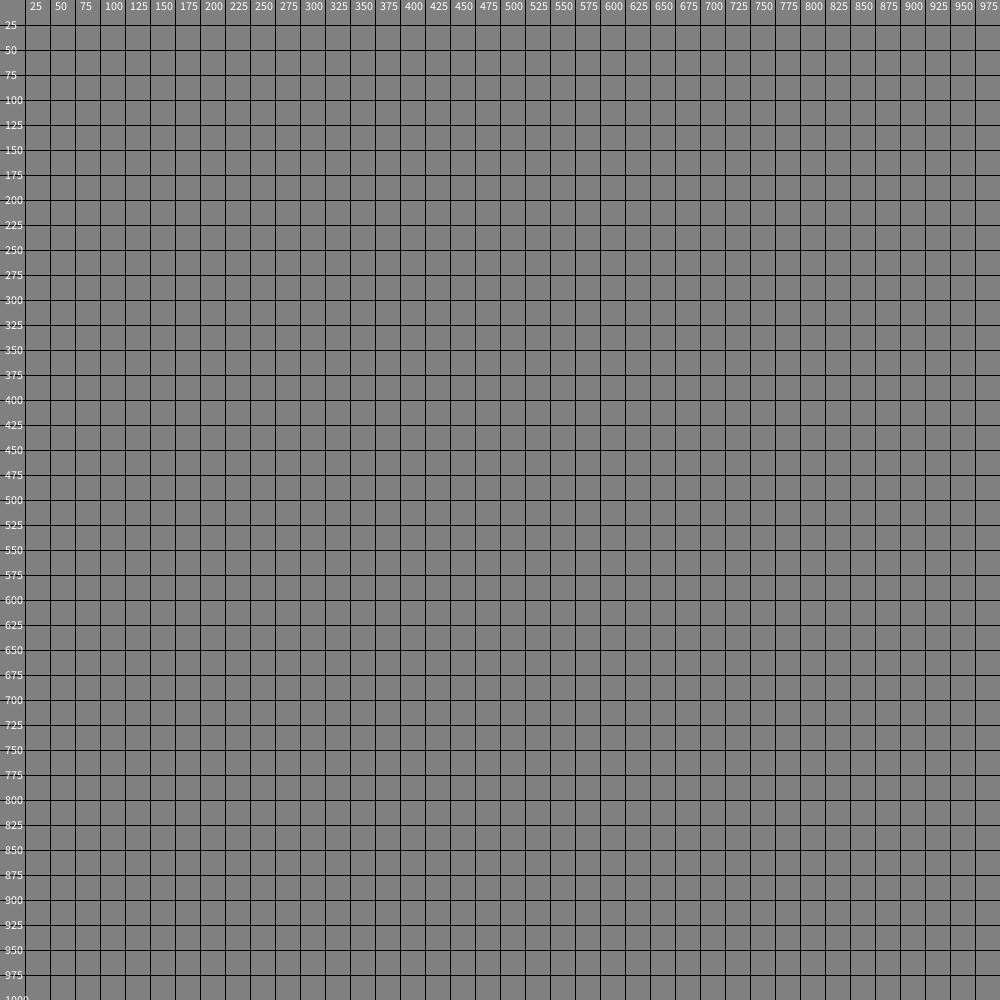
Frame 1 (no input)
Frame 60 (the mouse pressed at the canvas centre just before this capture): identical to frame 1, image omitted
Frame 120 (the mouse held since frame 60 and released just before this capture): identical to frame 1, image omitted

The Processing sketch that drew this single still picture (run headless with seeded random() and noise(); from frame 60 on, the mouse is pressed at the canvas centre):

// Processing sketch: table
// ── table.pde
void setup(){
  size(1000,1000);
  
}
void draw(){
  background(128);
  drawGrid();
}

void drawGrid(){
  
  for(int i=25;i<=width;i+=25){
  line(0,i,width,i);
  line(i,0,i,height);
  text(i,5,i+4);
  text(i,i+5,10);
  }
 
  
  
} 
